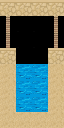

Rendered tile map (Tiled .tmx) drawn with the repository's tilesets; below, a short description and the full map source, tile grids included:
An orthogonal 4x8 tile map with 16x16 px tiles, 2 tile layers (Tile Layer 1, Tile Layer 2), 2 tilesets.

<map version="1.10" tiledversion="1.11.2" orientation="orthogonal" renderorder="right-down" width="4" height="8" tilewidth="16" tileheight="16" infinite="0" nextlayerid="3" nextobjectid="1">
 <tileset firstgid="1" source="Blocks.tsx" />
 <tileset firstgid="65" source="../Blocks.tsx" />
 <layer id="1" name="Tile Layer 1" width="4" height="8">
  <data encoding="csv">
15,15,15,15,
47,1,1,47,
47,1,1,47,
15,1,1,15,
1,27,27,1,
1,27,27,1,
1,27,27,1,
1,1,1,1
</data>
 </layer>
 <layer id="2" name="Tile Layer 2" width="4" height="8">
  <data encoding="csv">
0,0,0,0,
0,0,0,0,
0,0,0,0,
0,0,0,0,
16,0,0,16,
16,0,0,16,
16,0,0,16,
16,16,16,16
</data>
 </layer>
</map>
